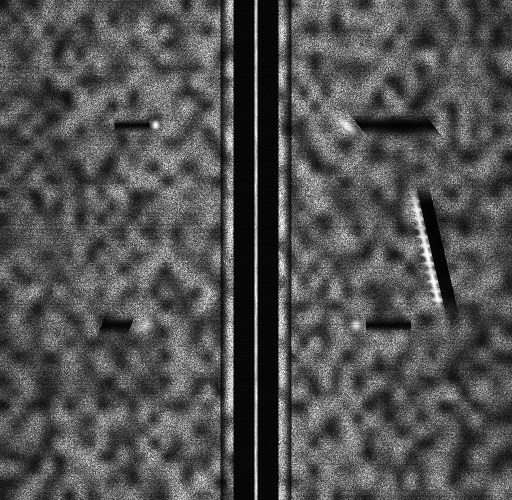
#> input picture scratch_yolo/arch_test.jpg, 1024 x 1000 px (shown at 1/2 size)
$ python inject_image_to_xtf.py ../../scratch_yolo/arch_test.jpg
#> lines starting #> are read from the running program, lines starting #| are printed output that depends on the picture
import argparse
import cv2
import numpy as np
import struct

def main():
    parser = argparse.ArgumentParser(description='Inject a grayscale image into sonar samples in an XTF file.')
    parser.add_argument('image', help='Path to the sonar image to inject')
    parser.add_argument('--input-xtf', default='tarang_synthetic_survey_001.xtf')
    parser.add_argument('--output-xtf', default='tarang_synthetic_survey_001_modified.xtf')
    args = parser.parse_args()

    # Load and prepare image
    img = cv2.imread(args.image, cv2.IMREAD_GRAYSCALE)
#> img is the input picture: shape (1000, 1024); min 0, max 255, mean 80.3
    if img is None:
        print("Failed to load image")
        return

    img_resized = cv2.resize(img, (1024, 1000), interpolation=cv2.INTER_LINEAR)

    # Split into port (left 512) and stbd (right 512)
    # Port is reversed in XTF
    port_img = np.flip(img_resized[:, :512], axis=1)
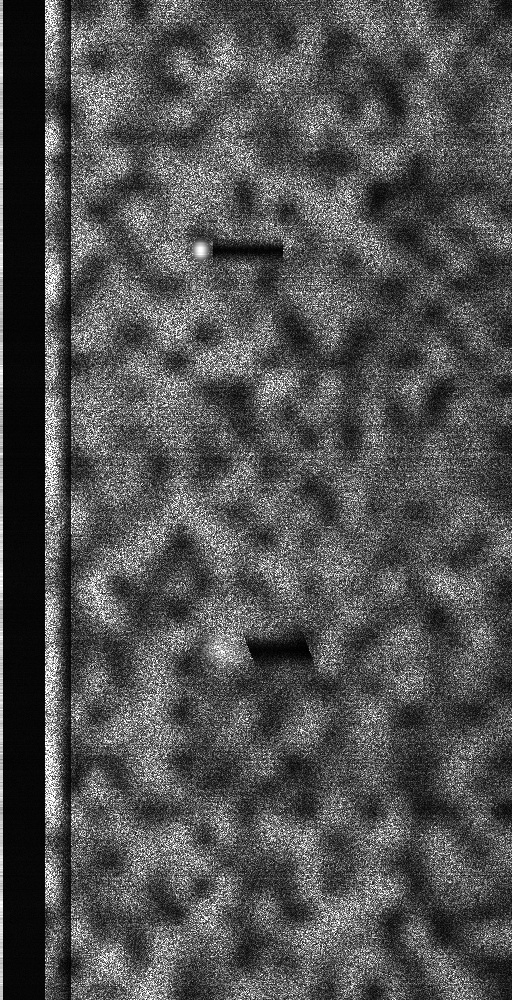
#> port_img: shape (1000, 512); min 0, max 255, mean 80.5
    stbd_img = img_resized[:, 512:]
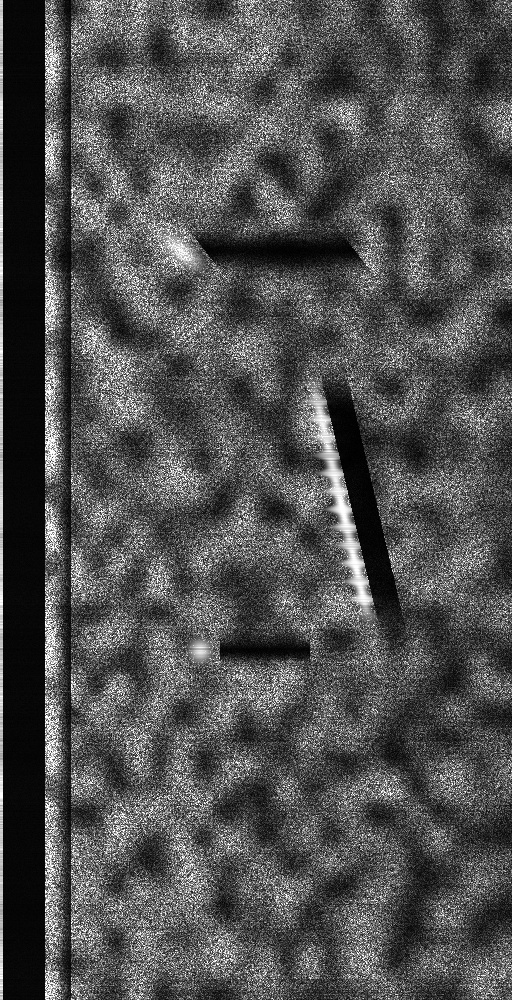
#> stbd_img: shape (1000, 512); min 0, max 255, mean 80.1

#> (the run stopped early here; a loop or call above may not have finished)

$ run again, on scratch_yolo/ref_pipe_0.5.jpg
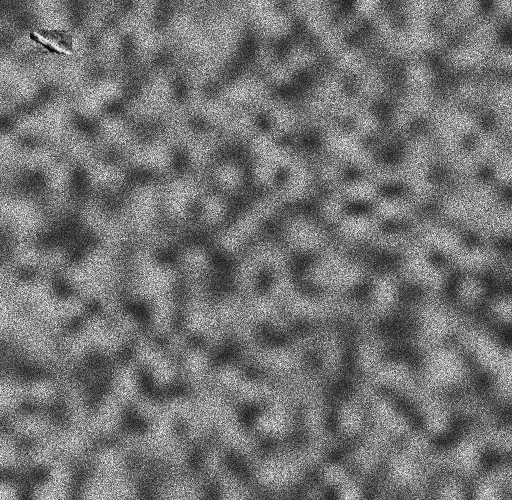
#> input picture scratch_yolo/ref_pipe_0.5.jpg, 1024 x 1000 px (shown at 1/2 size)
#> in main, img is the input picture: shape (1000, 1024); min 0, max 255, mean 114
#> in main, `port_img = np.flip(img_resized[:, :512], axis=1)`:
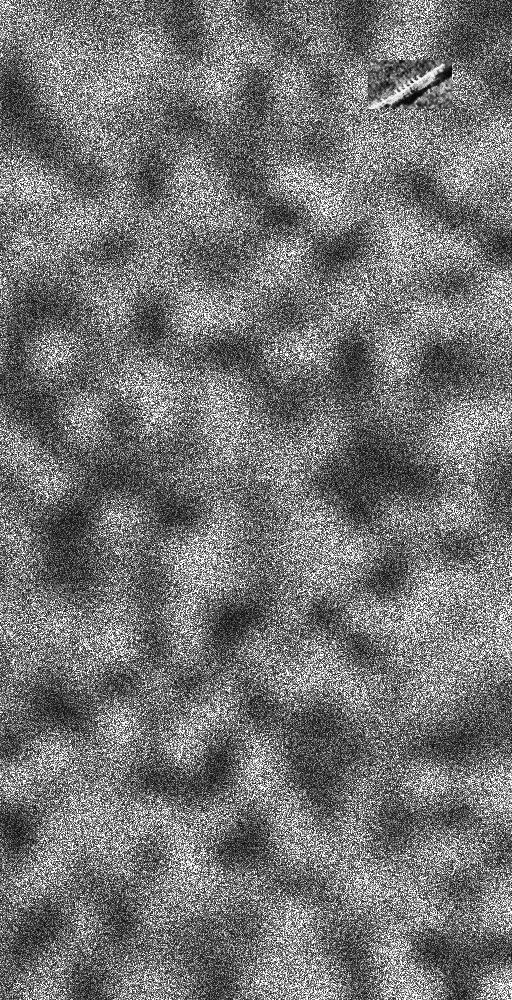
#> port_img: shape (1000, 512); min 0, max 255, mean 115.6
#> in main, `stbd_img = img_resized[:, 512:]`:
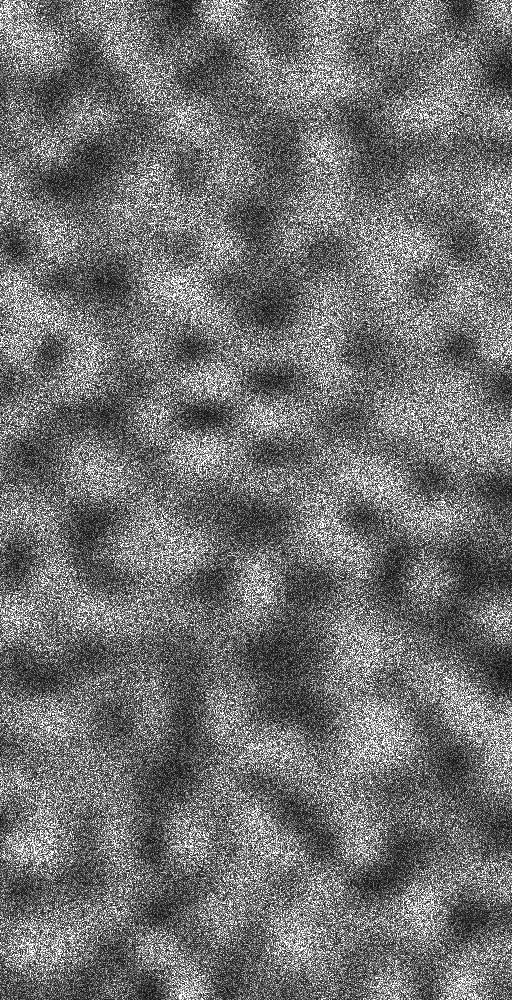
#> stbd_img: shape (1000, 512); min 5, max 255, mean 112.3
